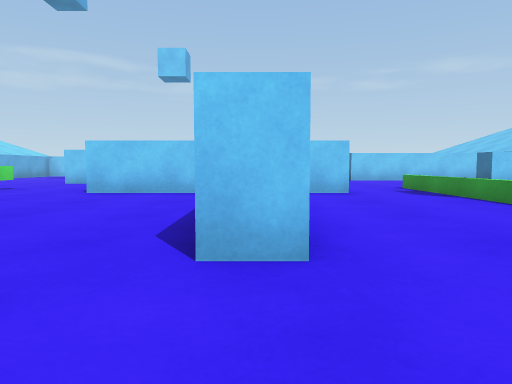
View 1 (above)

20 first-person views from a walk through a 3-D level made in the Unity game engine. The camera is 0.51 m above the floor, tilts 4° down and sees 70° across. The floor is counted in squares, 1 m on a side. Each view is taken from the middle of a square. On the plan, view 1 faces up. The plan holds only what a view shows up to about 9 squares ahead; the rest is blank. The place goes on beyond the plan. The player is left out. Surface patterns are stand-ins for the level's own textures.

View 2
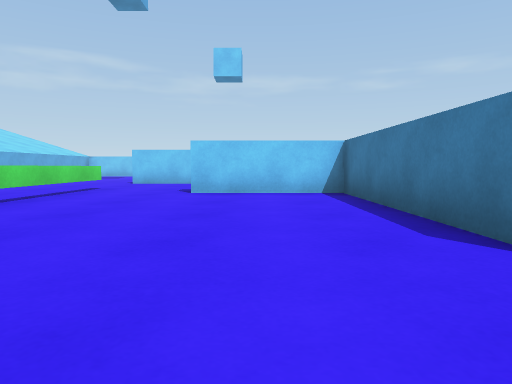

View 3
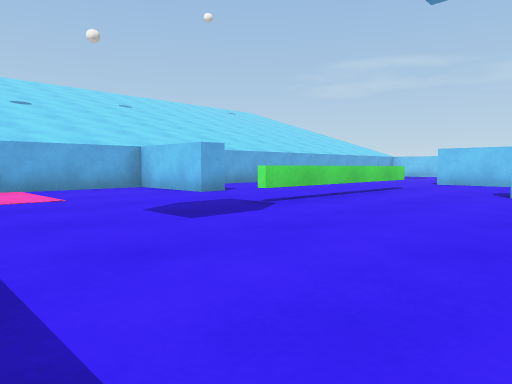

View 4
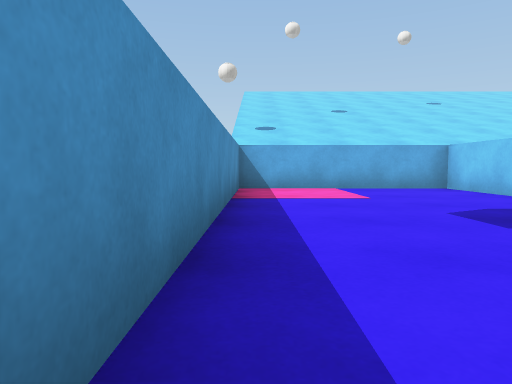

View 5
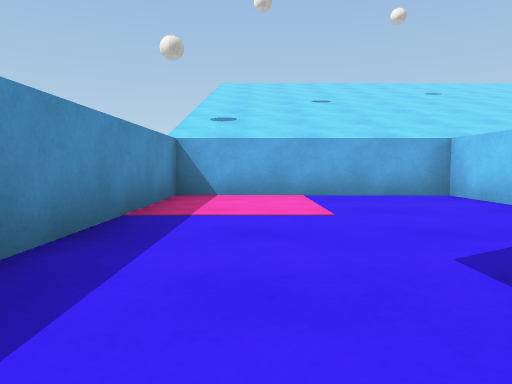

View 6
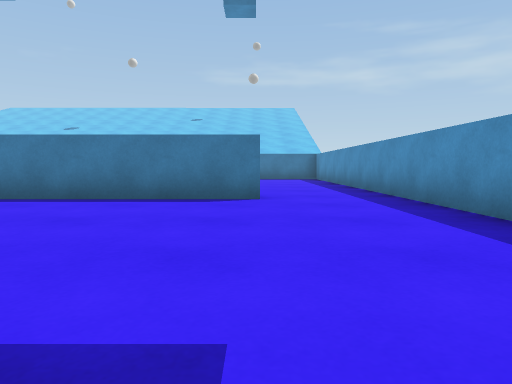

View 7
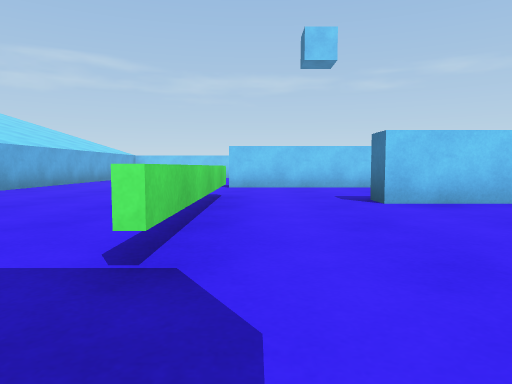

View 8
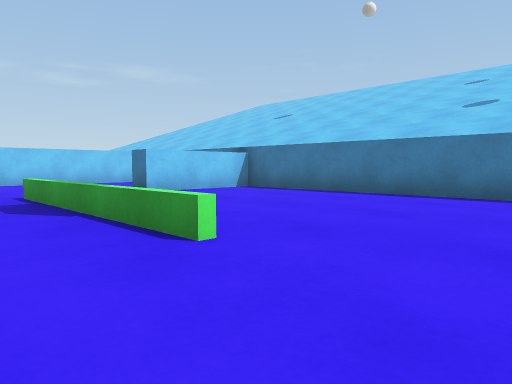

View 9
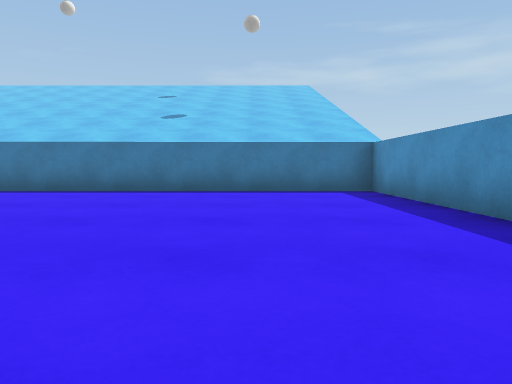

View 10
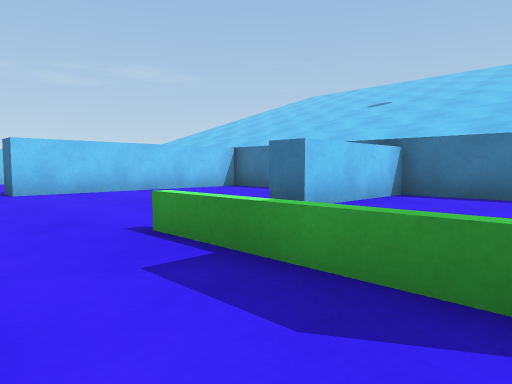

View 11
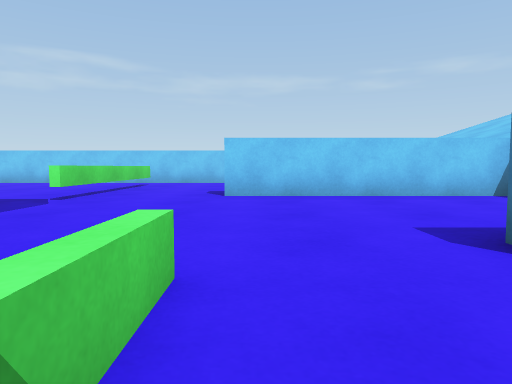

View 12
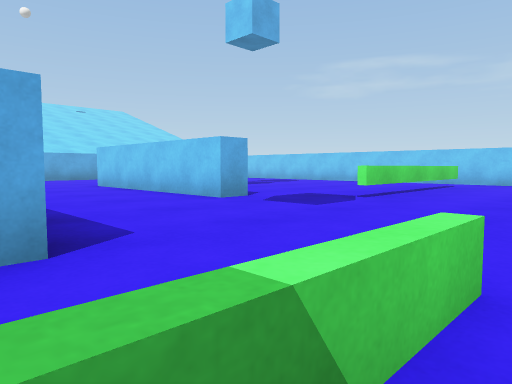

View 13
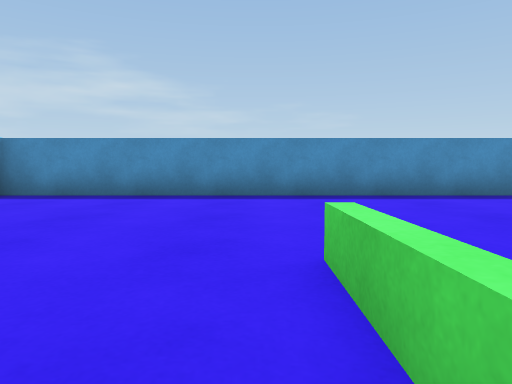

View 14
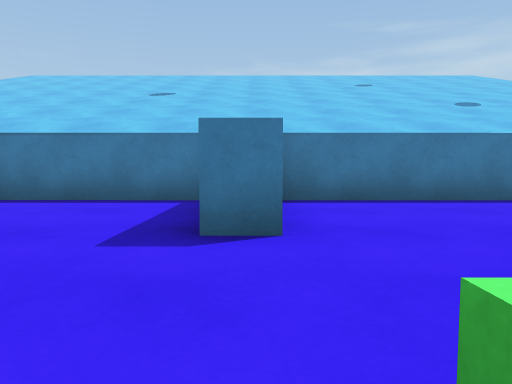

View 15
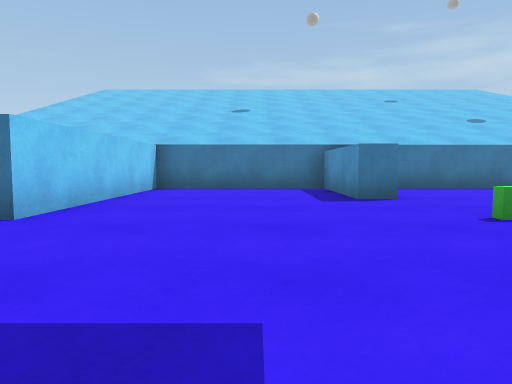

View 16
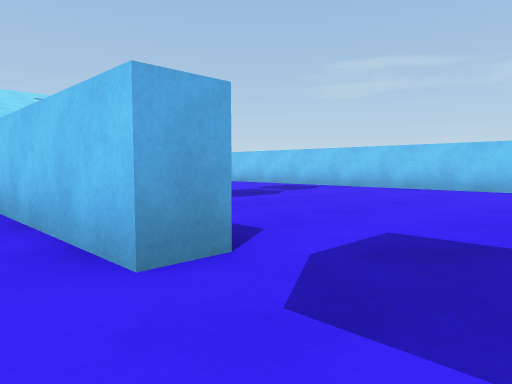

View 17
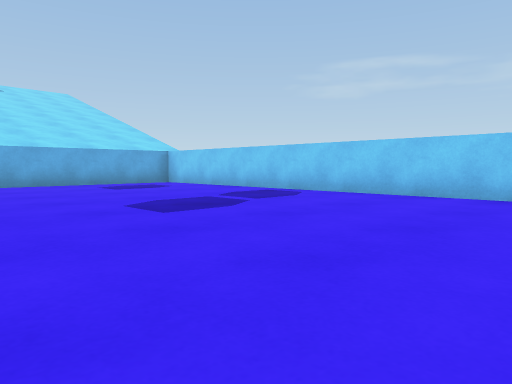

View 18
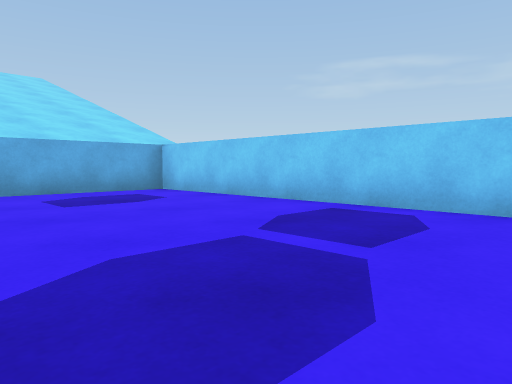

View 19
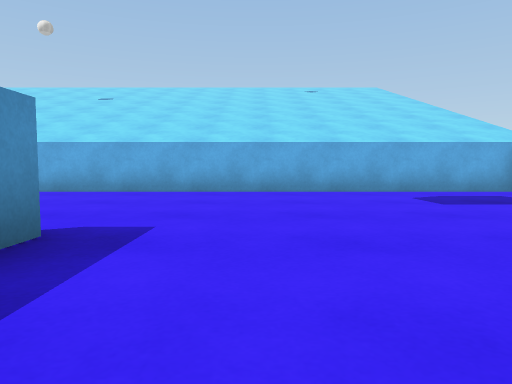

View 20
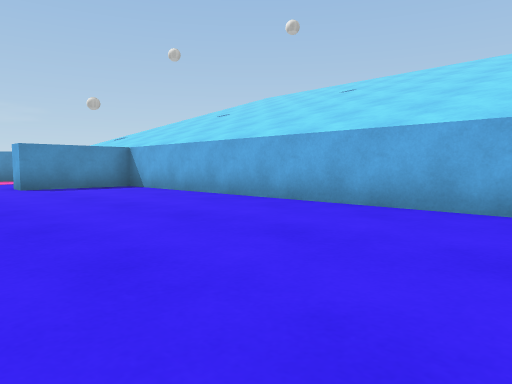

### Floor plan
Key: @ floor where view 1 was taken; # wall or solid block; . floor; = window, fence, low wall or low ledge; T thing the floor can be seen under or through.
Columns run from 11 left of view 1 to 9 right of it. Each row starts with its distance up from view 1.
 19 ###########
 18 #...........
 17 #...........#.
 16 #...........#..
 15 #...........#...
 14 #...........#..######
 13 #...........#.......#
 12 #...................#
 11 #.....#####.........#
 10 #...................#
  9 #................####
  8 #....T........=.....#
  7 #....T..#####.=.....#
  6 #....T.....#..=.....#
  5 ####.T.....#..==....#
  4 #....T.....#...=....#
  3 #..........#........#
  2 #..........#........#
  1 #...................#
  0 #..........@........#
 -1 #####################

Where each view was taken, in squares from view 1:
view 1: 0 up, 0 right, facing up
view 2: 0 up, 2 left, facing up
view 3: 0 up, 2 left, facing up-left
view 4: 0 up, 2 left, facing left
view 5: 1 up, 4 left, facing left
view 6: 2 up, 6 left, facing right
view 7: 2 up, 5 left, facing up
view 8: 2 up, 2 right, facing up-right
view 9: 2 up, 1 right, facing right
view 10: 6 up, 2 right, facing up-right
view 11: 7 up, 4 right, facing up
view 12: 7 up, 4 right, facing up-left
view 13: 6 up, 4 right, facing down
view 14: 9 up, 3 right, facing right
view 15: 11 up, 0 right, facing right
view 16: 10 up, 1 right, facing up-left
view 17: 12 up, 0 right, facing up-left
view 18: 14 up, 3 left, facing up-left
view 19: 13 up, 3 left, facing left
view 20: 14 up, 6 left, facing down-left
